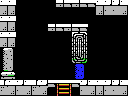

Rendered tile map (Tiled .tmx) drawn with the repository's tilesets; below, a short description and the full map source, tile grids included:
An orthogonal 16x12 tile map with 8x8 px tiles, 1 tile layer (Tile Layer 1) and 7 objects (5x pushable-block, breakable-left, item).

<map version="1.0" orientation="orthogonal" renderorder="right-down" width="16" height="12" tilewidth="8" tileheight="8" nextobjectid="9">
 <properties>
  <property name="down" value="stairs" />
  <property name="up" value="hole" />
 </properties>
 <tileset firstgid="1" name="tiles" tilewidth="8" tileheight="8" tilecount="256" columns="16">
  <image source="tiles.png" width="128" height="128" />
 </tileset>
 <layer name="Tile Layer 1" width="16" height="12">
  <data encoding="csv">
156,156,1,1,1,1,1,254,144,254,144,144,156,247,247,156,
152,152,1,1,1,1,1,1,1,1,1,1,152,153,153,152,
156,156,1,1,1,1,1,1,1,1,1,1,1,1,1,1,
152,152,1,1,1,1,254,144,254,144,144,1,1,1,1,1,
156,156,1,1,1,1,1,1,1,186,188,1,1,1,1,1,
152,152,1,1,1,1,1,1,1,155,141,1,1,1,1,1,
196,197,1,1,1,1,1,1,1,155,141,1,1,1,1,1,
212,213,1,1,1,1,1,1,1,183,185,1,1,1,1,1,
228,229,1,1,1,1,1,1,1,117,118,1,1,1,1,1,
244,245,1,1,1,1,1,1,1,119,120,1,1,1,1,1,
151,156,247,156,151,247,144,105,106,144,247,156,156,247,247,156,
153,152,153,152,153,152,1,249,168,1,153,152,152,153,153,152
</data>
 </layer>
 <objectgroup name="objects">
  <object id="1" type="breakable-left" x="0" y="48" width="16" height="32" />
  <object id="2" type="item" x="112" y="64" width="16" height="16" />
  <object id="4" type="pushable-block" x="56" y="8" width="16" height="16" />
  <object id="5" type="pushable-block" x="48" y="32" width="16" height="16" />
  <object id="6" type="pushable-block" x="40" y="48" width="16" height="16" />
  <object id="7" type="pushable-block" x="32" y="64" width="16" height="16" />
  <object id="8" type="pushable-block" x="96" y="64" width="16" height="16" />
 </objectgroup>
</map>
